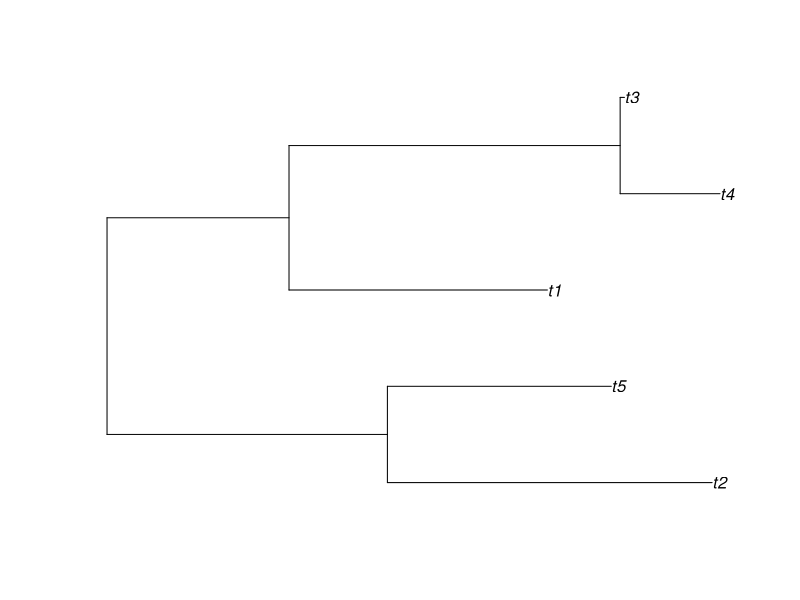
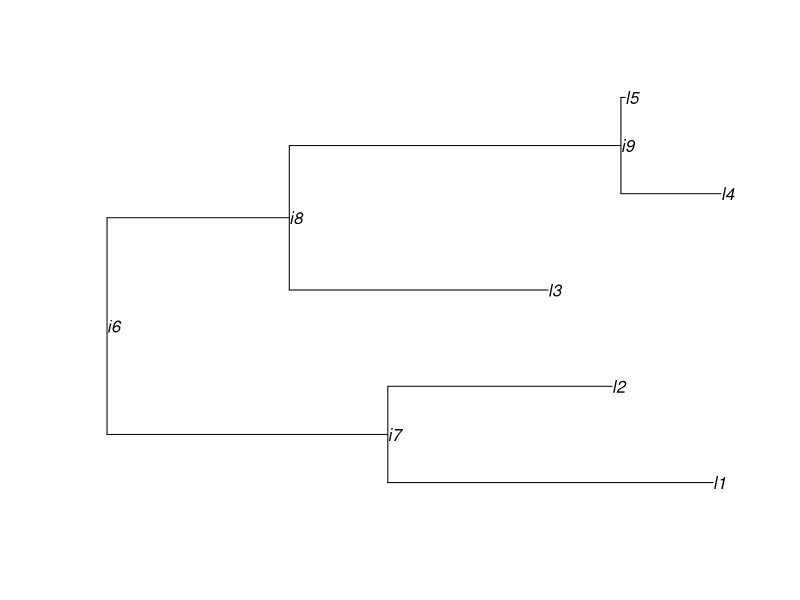
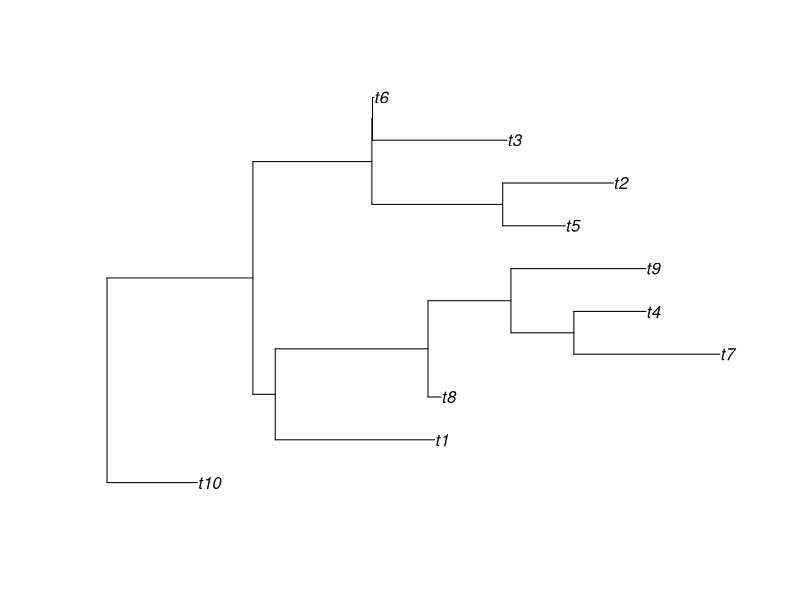
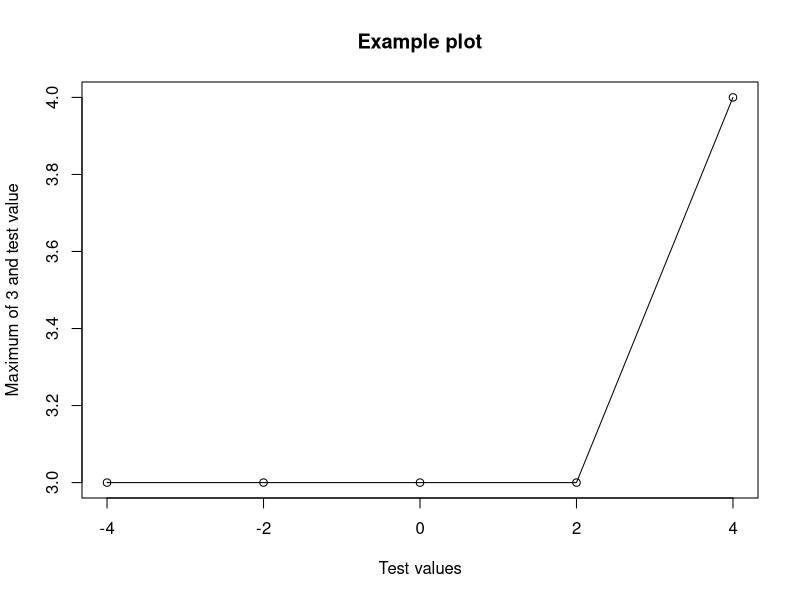

Reproduce these figures in R, in order. (Note: this script raises an error after producing the figures.)
#-------------------------------------------------------------------------------
################################################################################
#                             ViroInf Workshop
################################################################################
#-------------------------------------------------------------------------------
# Tutorial on various tree reconstruction methods using R
# by Sophie Kersting
# Wednesday, 5th October, 2022
################################################################################
#-------------------------------------------------------------------------------
# 1) Introduction to R
#-------------------------------------------------------------------------------
################################################################################

# Create your own directory for the tutorial and copy all R scripts!
# Now, you can set your working directory there (edit the example path).
setwd("C:\\Users\\Sophie\\Desktop\\ViroInfTutorial")

# Useful shortcuts to remember:
# Execute next command:   Ctrl+Enter (Windows/Linux)  Cmd+Return (Mac)
# Create "<-" symbol:     Alt+- (Windows/Linux)       Option+- (Mac)
# Show help for marked function: F1
# Show code of marked function: F2
# use the command 'dev.off()' to reset the plot settings

################################################################################
# a) Variables and first functions
# ----- all variables are defined with the "<-" symbol
a <- 2      
b <- "hello"
c3_Po <- 5.7*sqrt(12)
# ----- we can create vectors with c(element1, element2, ...)
my_vec <- c("hello", "HI", "high", "virus") 
rep_vec <- rep(c("Group A", "Group B"), 10)
num_vec <- 21:36
c(my_vec, rep_vec)
num_vec[3]
my_vec[1:2]
my_vec[c(4,3,1,2)]
length(my_vec)
# ----- these are some functions to deal with strings
grep(pattern = "i", my_vec)
grepl(pattern = "i", my_vec)
paste("hello","hi", sep = " ")
paste0("hello","hi")
paste(my_vec, collapse = "', '")

#_______________________________________________________________________________
# Task: Experiment with the variables. For example, try...
# 1.) creating a vector containing strings and numbers,
# 2.) filtering all of the following labels of dna sequences to get the ones 
# from the philippines,
LABS <- c('D4Brazi82', 'D4ElSal83', 'D4ElSal94', 'D4Indon76', 'D4Indon77', 
            'D4Mexico84', 'D4NewCal81', 'D4Philip64', 'D4PhilIp56', 
            'D4Philip84', 'D4PRico86', 'D4SLanka78', 'D4Tahiti79', 
            'D4Tahiti85', 'D4Thai63', 'D4Thai78', 'D4Thai84')
# 3.) accessing the last two elements of the LABS vector,
# 4.) and creating a variable containing the path to the dengue data set.
#_______________________________________________________________________________

################################################################################
# b) Trees and lists (format "phylo")
# the ape package can give us a random tree (generated with Yule process)
mytree <- ape::rtree(n=5, rooted = TRUE)
ape::plot.phylo(mytree)
# access the parts of the tree:
mytree$edge
mytree$tip.label
mytree$Nnode
mytree$edge.length
# plot the tree
mytree$tip.label <- c("l1","l2","l3","l4","l5")
mytree$node.label <- c("i6","i7","i8","i9")
ape::plot.phylo(mytree, show.node.label = TRUE)
# lists of trees
moretrees <- list(firsttree = ape::rtree(n=3, rooted = T), 
                  secondtree = ape::rtree(n=4, rooted = T),
                  thirdtree = ape::rtree(n=16, rooted = T))
attr(moretrees, "class") <- "multiPhylo"
moretrees$firsttree
moretrees[[1]]
#_______________________________________________________________________________
# Task: Experiment with trees and lists. For example, try...
# 1.) experimenting with different numbers of leaves.
# 2.) setting rooted=FALSE and observing the difference 
# (plot with type="unrooted", "fan" or "radial).
# 3.) plotting the next tree (MYTREE) as a cladogram with half of the labels 
# colored in red, the other half in blue, larger text size and bold letters
# (-> consult the help page for more information on such options).
set.seed(42); MYTREE <- ape::rtree(n=10, rooted = T)
ape::plot.phylo(MYTREE)
#_______________________________________________________________________________


################################################################################
# c) Functions, if-else
# ------ Functions and if-else
if(3>4){ 
  print("hello")
}else{
  print("bye")
}
# ------ Functions (and if-else)
myMaxFunction <- function(x,y){
  if(x>y){
    # swap x and y
    temp <- y
    y <- x
    x <- temp
  } 
  return(y)
}
myMaxFunction(3,5); myMaxFunction(3,-5); myMaxFunction(1,2)

myGreatFunction <- function(how_often, strings, add_star){
  if(add_star){
    print(paste(strings, collapse = " * "))
  } else {
    print(rep(strings[1], how_often))
  }
}
myGreatFunction(3, c("hello", "hi", "virus"), TRUE)
myGreatFunction(strings = c("hello", "hi", "virus"), add_star = FALSE, 
                how_often = 3)
# ----- For-loops
for(i in c(-2,1,-4,5)){
    print(i)
}
for(i in 1:5){
  if(myMaxFunction(3,i)!=max(3,i)){
    print(paste("Oh no! Functions do not agree for i =",i))
  }
}
#_______________________________________________________________________________
# Task: Experiment with all of this. For example, try:
# 1.) Modify the For-Loop such that the error message is triggered.
# 2.) Create a function that receives a vector of strings, a vector of patterns 
# and a vector of color names as input.
# The function should create a vector of color names as long as the vector of
# strings. If the i-th string does not contain any pattern it gets color black,
# if it contains the first pattern it gets the first color, etc.
# Example: c("T","C","A","T") with pattern c("A","C") and colors 
# c("red", "blue") the function should yield c("black","blue","red","black")
myColsStrings <- function(strings, patterns, cols){
  #insert your code here
}
# 3.) Test it with the labels we already used in part a):
LABS <- c('D4Brazi82', 'D4ElSal83', 'D4ElSal94', 'D4Indon76', 'D4Indon77', 
          'D4Mexico84', 'D4NewCal81', 'D4Philip64', 'D4PhilIp56', 
          'D4Philip84', 'D4PRico86', 'D4SLanka78', 'D4Tahiti79', 
          'D4Tahiti85', 'D4Thai63', 'D4Thai78', 'D4Thai84')
myColsStrings(strings = LABS, patterns = c("Indon","Tahiti"), 
             cols = c("orange","green"))
#_______________________________________________________________________________


################################################################################
# d) For-loops, the sapply function and a little bit of plotting with R
# ------ For-loops and the sapply function
# let's test our first function from part c) for 5 values:
myresults1 <- NULL
myvalues <- c(-4,-2,0,2,4)
for(myindex in 1:5){
  myresults1[myindex] <- myMaxFunction(3,myvalues[myindex])
}
myresults1
# let's do something similar with the sapply function
myresults2 <- sapply(c(-4,-2,0,2,4), FUN = function(x){myMaxFunction(3,x)})
myresults2
myresults1==myresults2
# ----- simple plot
plot(x=myvalues, y=myresults1, main="Example plot", xlab="Test values", 
     ylab="Maximum of 3 and test value")
lines(x=myvalues, y=myresults1)
#_______________________________________________________________________________
# Task: Experiment with all of this. For example, try:
# 1.) Use lapply (has the same usage as sapple but saves all results in a list)
# to create a list of 100 Yule trees with n=15 leaves using the ape:rtree 
# function. 
Yule_trees <- NULL # replace NULL with your code
# You can access the i-th tree by Yule_trees[[i]]
# 2.) How do the label sets of the trees look like? Use sapply to extract the 
# position (index) of label "t2" of each Yule tree.  (Hint: grep function)
Yule_trees[[1]]$tip.label
position_t2 <- NULL # replace NULL with your code
# 3.) Plot the results using a bar plot/histogram. Modify the histogram so that 
# we have 15 bars, add a title and a label for the x-axis, and then use
# abline to add a horizontal line indicating where the uniform distribution is.
hist(position_t2)
abline(h=100/15)
# 4.) Is the position of "t2" random? Do the same test for 1000 trees.
#_______________________________________________________________________________
